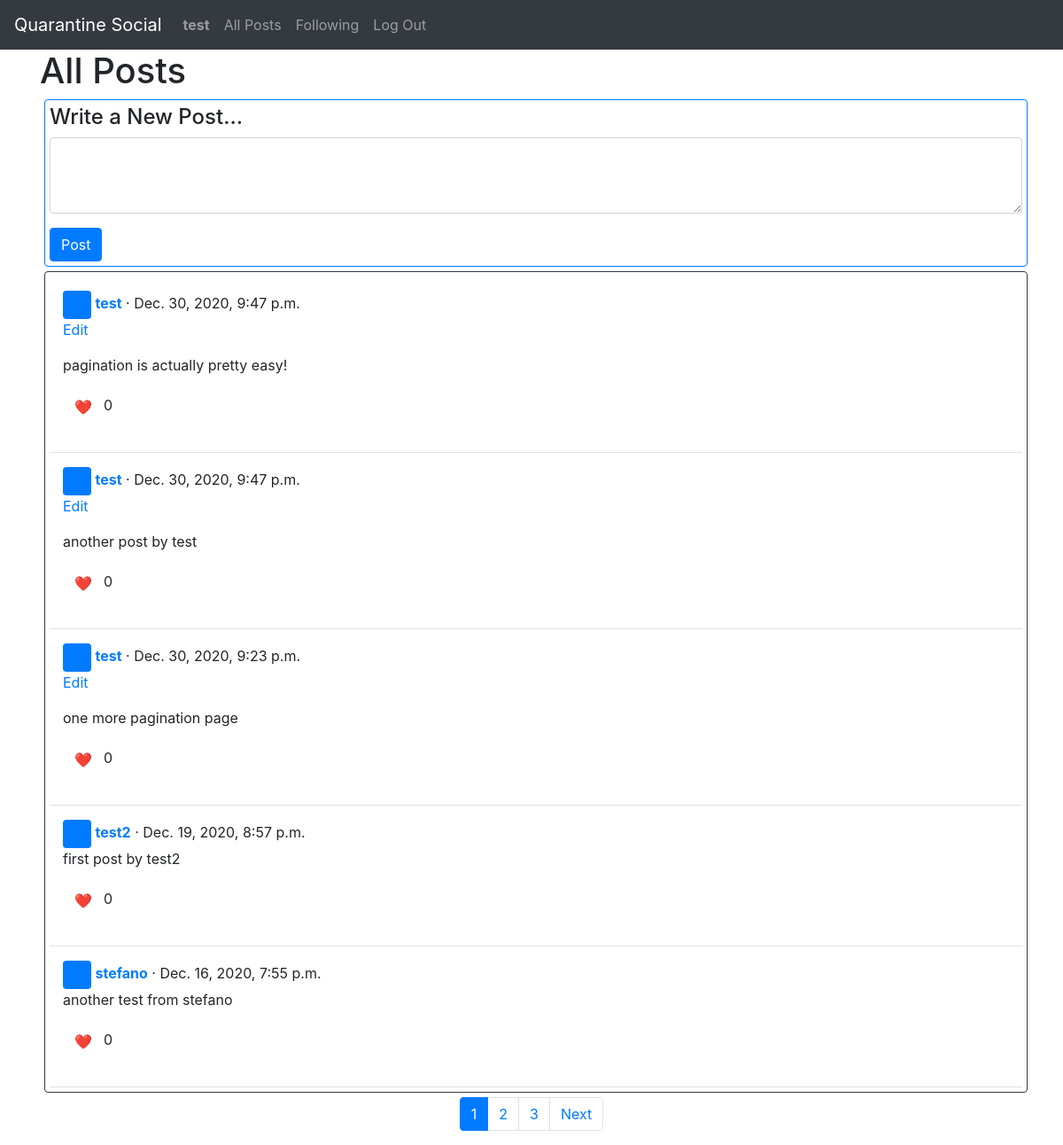
/ (signed in), run on the app's committed database.
### network/models.py (models this page shows)
class User(AbstractUser):
    num_following = models.IntegerField(default=0)
    num_followers = models.IntegerField(default=0)

class Post(models.Model):
    author = models.ForeignKey(User, on_delete=models.CASCADE)
    content = models.TextField()
    post_date = models.DateTimeField(default=timezone.now)
    num_likes = models.IntegerField(default=0)

### network/views.py (the view)
# urls.py: path("", views.index, name="index"),
def index(request):
    all_posts = Post.objects.all().order_by('-post_date')
    paginator = Paginator(all_posts, NUM_POSTS_PER_PAGE)
    page = request.GET.get('page')
    posts = paginator.get_page(page)
    return render(request, "network/index.html", {
        "posts": posts
    })

### network/templates/network/index.html (shortened to what this page needs)
{% extends "network/layout.html" %}
{% load static %}
{% block body %}
<div class="container">
    {% if user.is_authenticated %}
    <h1>All Posts</h1>
    <div class="container border border-primary rounded pst">
        <h4>Write a New Post...</h4>
        <form action="{% url 'new_post' %}" method="post">
            <div class="form-group">
                <textarea class="form-control" name="content" rows="3"></textarea>
            </div>
            <input class="btn btn-primary" type="submit" value="Post">
        </form>
    </div>
    <div class="container border border-dark rounded pst">
    {% for post in posts %}
        {% if post.author == user %}
            <div class="d-flex pt-3">
                <div class="pb-3 mb-0 medium lh-sm border-bottom w-100">
                    <div class="container">
                        <svg class="bd-placeholder-img flex-shrink-0 me-2 rounded" width="32" height="32" xmlns="http://www.w3.org/2000/svg" role="img" aria-label="Placeholder: 32x32" preserveAspectRatio="xMidYMid slice" focusable="false">
                            <text x="90%" y="50%" fill="#007bff" dy=".3em">32x32</text>
                        </svg>
                        <strong class="text-gray-dark"><a href="{% url 'profile' username=post.author %}">{{ post.author }}</a></strong>
                        <span> · {{ post.post_date }}</span>
                        <p><a href="#">Edit</a></p>
                        <p>{{ post.content }}</p>
                        <p><button type="button" class="btn btn-link like_unlike_btn" id="{{post.id}}">❤️</button>{{ post.num_likes }}</p>
                    </div>
                </div>
            </div>
        {% else %}
            <div class="d-flex pt-3">
                <div class="pb-3 mb-0 medium lh-sm border-bottom w-100">
                    <div class="container">
                        <svg class="bd-placeholder-img flex-shrink-0 me-2 rounded" width="32" height="32" xmlns="http://www.w3.org/2000/svg" role="img" aria-label="Placeholder: 32x32" preserveAspectRatio="xMidYMid slice" focusable="false">
                            <text x="90%" y="50%" fill="#007bff" dy=".3em">32x32</text>
                        </svg>
                        <strong class="text-gray-dark"><a href="{% url 'profile' username=post.author %}">{{ post.author }}</a></strong>
                        <span> · {{ post.post_date }}</span>
                        <p>{{ post.content }}</p>
                        <p><button type="button" class="btn btn-link like_unlike_btn" id="{{post.id}}">❤️</button>{{ post.num_likes }}</p>
                    </div>
                </div>
            </div>
        {% endif %}
    {% endfor %}
    </div>
    <ul class="pagination justify-content-center">
        {% for num in posts.paginator.page_range %}
            {% if posts.number == num %}
                <li class="page-item active"><a class="page-link" href="?page={{ num }}">{{ num }}</a></li>
            {% elif num > posts.number|add:'-3' and num < posts.number|add:'3' %}
                <li class="page-item"><a class="page-link" href="?page={{ num }}">{{ num }}</a></li>
            {% endif %}
        {% endfor %}
        {% if posts.has_next %}
            <li class="page-item"><a class="page-link" href="?page={{ posts.next_page_number }}">Next</a></li>
        {% endif %}
    </ul>
    {% endif %}
</div>
{% endblock %}

### network/templates/network/layout.html (shortened to what this page needs)
{% load static %}
<!DOCTYPE html>
<html lang="en">
    <head>
        <link rel="stylesheet" href="https://stackpath.bootstrapcdn.com/bootstrap/4.4.1/css/bootstrap.min.css">
        <link href="{% static 'network/styles.css' %}" rel="stylesheet">
    </head>
    <body>
        <nav class="navbar navbar-expand-lg navbar-dark bg-dark">
            <a class="navbar-brand" href="{% url 'index' %}">Quarantine Social</a>
            <div>
              <ul class="navbar-nav mr-auto">
                {% if user.is_authenticated %}
                    <li class="nav-item">
                        <a class="nav-link" href="{% url 'profile' username=user.username %}"><strong>{{ user.username }}</strong></a>
                    </li>
                    <li class="nav-item">
                        <a class="nav-link" href="{% url 'index' %}">All Posts</a>
                      </li>
                    <li class="nav-item">
                        <a class="nav-link" href="{% url 'following' %}">Following</a>
                    </li>
                    <li class="nav-item">
                        <a class="nav-link" href="{% url 'logout' %}">Log Out</a>
                    </li>
                {% endif %}
              </ul>
            </div>
          </nav>
        <div class="body">
            {% block body %}
            {% endblock %}
        </div>
    </body>
</html>

### network/static/network/styles.css (style rules this page uses)
.pst { margin: 5px; padding: 5px; }

### data on the page
User: username "test"
Post: author "test", post_date "Dec. 30, 2020, 9:47 p.m.", content "pagination is actually pretty easy!", num_likes "0"
Post: author "test", post_date "Dec. 30, 2020, 9:47 p.m.", content "another post by test", num_likes "0"
Post: author "test", post_date "Dec. 30, 2020, 9:23 p.m.", content "one more pagination page", num_likes "0"
Post: author "test2", post_date "Dec. 19, 2020, 8:57 p.m.", content "first post by test2", num_likes "0"
Post: author "stefano", post_date "Dec. 16, 2020, 7:55 p.m.", content "another test from stefano", num_likes "0"

### other printed values
{{ num }} "1"
{{ num }} "2" "3"
